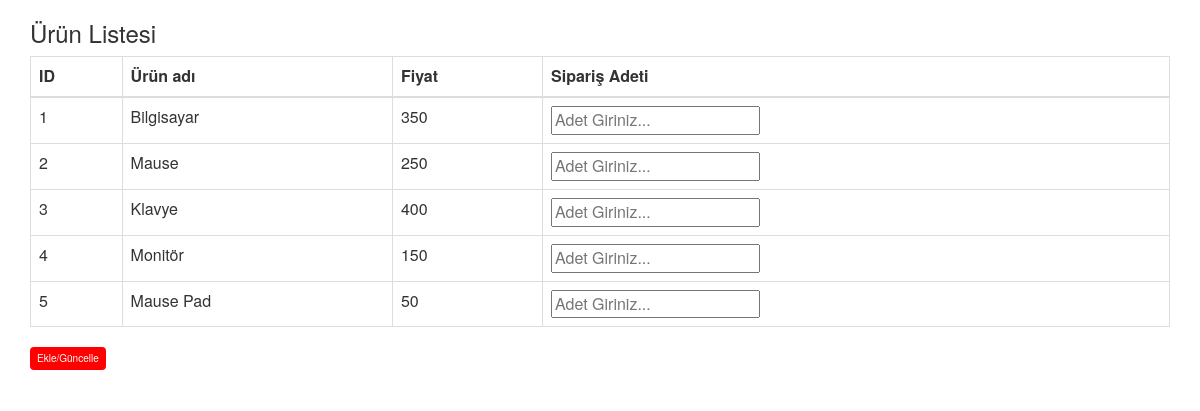
Screenshot of /siparis-ekle.php?id=1 with the database file from the repository.
### tables this page shows
CREATE TABLE `urunler` (
  `id` int(11) NOT NULL,
  `urun_adi` varchar(255) NOT NULL,
  `urun_fiyati` varchar(255) NOT NULL
);

### siparis-ekle.php (the view, shortened to what this page needs)
<link rel="stylesheet" type="text/css" href="CSS/Main.css">
<link href="css/bootstrap.css" rel="stylesheet">
<?php
include "baglanti.php";
if (!empty($_GET['id'])) {
    try {
        $sorgu = $baglanti->prepare("SELECT id,urun_adi, urun_fiyati FROM urunler");
        $sorgu->execute();
    } catch (PDOException $e) {
        die($e->getMessage());
    }
} else {
    header("location:home.php");
}
?>
<div class="container">
    <h3>Ürün Listesi</h3>
    <form action="siparisler.php" method="post">
        <table class='table table-hover table-responsive table-bordered'>
            <tr>
                <th>ID</th>
                <th>Ürün adı</th>
                <th>Fiyat</th>
                <th>Sipariş Adeti</th>
            </tr>
            <tbody>
            <?php foreach ($sorgu as $cikti) { ?>
                <?php
                if (!empty($_GET['id'])) {
                    $id = isset($cikti['id']) ? $cikti['id'] : '';
                    $urun_adi = isset($cikti['urun_adi']) ? $cikti['urun_adi'] : '';
                    $urun_fiyati = isset($cikti['urun_fiyati']) ? $cikti['urun_fiyati'] : '';
                }
                ?>
                <tr>
                    <td id="<?php echo $id; ?>1">
                        <?php echo $id ?>
                    </td>
                    <td id="<?php echo $id; ?>2">
                        <?php echo $urun_adi; ?>
                    </td>
                    <td id="<?php echo $id; ?>3">
                        <?php echo  $urun_fiyati; ?>
                    </td>
                    <td id="<?php echo $id; ?>4">
                        <input type="text" name="adet[]" value="<?php echo isset($urun_adet) ? $urun_adet : '' ; ?>" placeholder="Adet Giriniz...">
                    </td>
                </tr>
            <?php } ?>
            </tbody>
        </table>
        <button type="submit" class="btn" style="background: red; color: white">Ekle/Güncelle</button>
    </form>
</div>

### CSS/Main.css (style rules this page uses)
* { box-sizing: border-box; }

### rows the page displays
urunler: id "1", urun_adi "Bilgisayar", urun_fiyati "350"
urunler: id "2", urun_adi "Mause", urun_fiyati "250"
urunler: id "3", urun_adi "Klavye", urun_fiyati "400"
urunler: id "4", urun_adi "Monitör", urun_fiyati "150"
urunler: id "5", urun_adi "Mause Pad", urun_fiyati "50"
